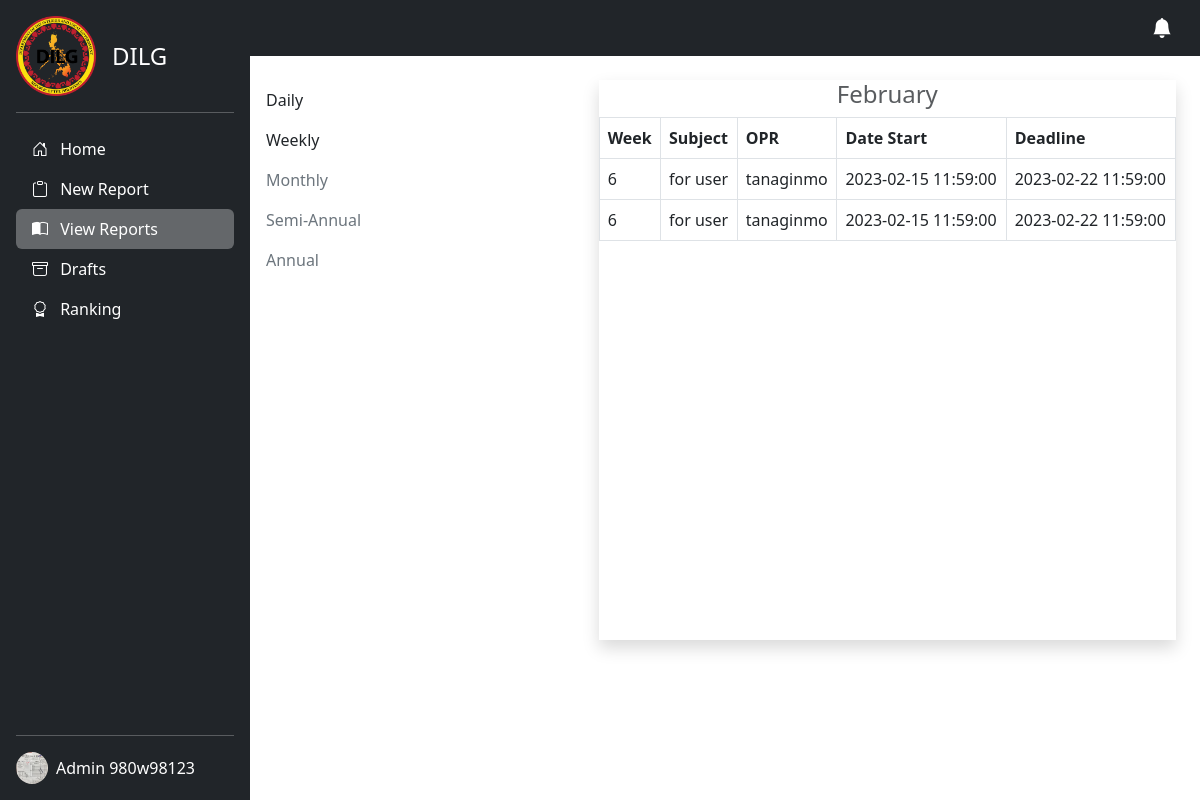
/admin/weekly.php (signed in), run on the app's committed database.
### tables this page shows
CREATE TABLE `users` (
  `id` int(11) NOT NULL,
  `user_type` int(50) NOT NULL,
  `user_id` varchar(50) NOT NULL,
  `email` varchar(50) NOT NULL,
  `password` varchar(255) NOT NULL,
  `first_name` varchar(50) NOT NULL,
  `middle_name` varchar(50) NOT NULL,
  `last_name` varchar(50) NOT NULL,
  `date_of_birth` date NOT NULL,
  `address` varchar(255) NOT NULL,
  `barangay` varchar(50) NOT NULL,
  `barangay_id` varchar(50) NOT NULL,
  `dilg_id` varchar(100) NOT NULL,
  `image` blob NOT NULL,
  `date_time_created` datetime NOT NULL,
  `date_time_updated` datetime NOT NULL
);

CREATE TABLE `reports` (
  `id` int(11) NOT NULL,
  `user_id` varchar(50) NOT NULL,
  `report_id` varchar(50) NOT NULL,
  `from_user` varchar(50) NOT NULL,
  `to_user` varchar(50) NOT NULL,
  `barangay` varchar(10000) NOT NULL,
  `subject` varchar(50) NOT NULL,
  `opr` varchar(100) NOT NULL,
  `message` longtext NOT NULL,
  `duration` varchar(50) NOT NULL,
  `pdf_files` blob NOT NULL,
  `status` int(225) NOT NULL,
  `notif_status` int(11) NOT NULL,
  `date_start` datetime NOT NULL,
  `date_end` datetime NOT NULL,
  `deadline` int(11) NOT NULL,
  `date_created` date NOT NULL,
  `time_created` time NOT NULL,
  `date_updated` date NOT NULL,
  `time_updated` time NOT NULL
);

### admin/weekly.php (the view, shortened to what this page needs)
<?php
include 'images.php';
$user_id = $_SESSION['user_id'];
$report_link = "add-report.php";
$view_link = "reports.php";
$draft_link = "draft.php";
$ranking = "ranking.php";
?>
<!DOCTYPE html>
<html lang="en">
<head>
  <link href="https://cdn.jsdelivr.net/npm/bootstrap@5.3.0-alpha1/dist/css/bootstrap.min.css" rel="stylesheet">
  <link rel="stylesheet" href="https://cdnjs.cloudflare.com/ajax/libs/bootstrap-icons/1.10.3/font/bootstrap-icons.min.css" />
  <link rel="stylesheet" href="../src/css/preloader.css">
</head>
<body>
  <main class="d-flex">
    <div class="d-flex flex-column flex-shrink-0 p-3 text-white bg-dark" style="width: 250px; min-height: 100vh;">
      <a href="/" class="d-flex align-items-center mb-3 mb-md-0 me-md-auto text-white text-decoration-none">
        <img src="../src/img/dilg.png" height="80" alt="">
        <span class="fs-4 ps-3">DILG</span>
      </a>
      <hr>
      <ul class="nav nav-pills flex-column mb-auto">
        <li class="nav-item">
          <a href="index.php" class="nav-link text-white">
            <i class="bi bi-house-door me-2"></i>
            Home
          </a>
        </li>
        <li>
          <a href="<?php echo $report_link ?>" class="nav-link text-white">
            <i class="bi bi-clipboard me-2"></i>
            New Report
          </a>
        </li>
        <li>
          <a href="<?php echo $view_link ?>" class="nav-link text-white active" aria-current="page">
            <i class="bi bi-book-half me-2"></i>
            View Reports
          </a>
        </li>
        <li>
          <a href="<?php echo $draft_link ?>" class="nav-link text-white">
            <i class="bi bi-archive me-2"></i>
            Drafts
          </a>
        </li>
        <li>
          <a href="<?php echo $ranking ?>" class="nav-link text-white">
            <i class="bi bi-award me-2"></i>
            Ranking
          </a>
        </li>
      </ul>
      <hr>
      <div class="dropdown">
        <a href="#" class="d-flex align-items-center text-white text-decoration-none" id="dropdownUser1" data-bs-toggle="dropdown" aria-expanded="false">
          <?php
          $sql_admin = "SELECT * FROM users WHERE user_id = '$user_id'";
          $query_admin = mysqli_query($conn, $sql_admin);
          $admin_row = mysqli_fetch_array($query_admin);
          ?>
          <img src="<?php if (empty($admin_row['image'])) {
                      echo '../src/img/avatar.svg';
                    } else {
                      echo 'admins/' . $admin_row['image'];
                    } ?>" alt="" width="32" height="32" class="rounded-circle me-2">
          <?= $admin_row['first_name'] . ' ' . $admin_row['last_name'] ?>
        </a>
      </div>
    </div>
    <div class="container-fluid p-0">
      <nav class="navbar bg-dark navbar-dark">
        <div class="container">
          <a class="navbar-brand ms-auto" href="#"><i class="bi bi-bell-fill"></i></a>
        </div>
      </nav>
      <div class="row mt-4">
        <div class="col-lg-4">
          <ul class="nav flex-column">
            <li class="nav-item">
              <a class="nav-link text-dark" href="daily.php">Daily</a>
            </li>
            <li class="nav-item">
              <a class="nav-link text-dark" href="weekly.php">Weekly</a>
            </li>
            <li class="nav-item">
              <a class="nav-link text-secondary" href="monthly.php">Monthly</a>
            </li>
            <li class="nav-item">
              <a class="nav-link text-secondary" href="semi-anual.php">Semi-Annual</a>
            </li>
            <li class="nav-item">
              <a class="nav-link text-secondary" href="annualy.php">Annual</a>
            </li>
          </ul>
        </div>
        <div class="col-lg-8">
          <div class="card shadow py-0 mx-4" style="border: none; border-radius: 0; min-height: 35rem;">
            <?php
            $sql = "SELECT *, EXTRACT(week FROM date_created) AS week,
                                EXTRACT(MONTH FROM date_created) AS month
                                FROM reports
                                WHERE duration = 'Weekly'  AND YEAR(date_created) = YEAR(CURDATE()) AND MONTH(date_created) = MONTH(CURDATE())
                                ORDER BY week, date_created ASC";
            $run = mysqli_query($conn, $sql);
            $month = date('F');
            ?>
            <h1 class="text-center text-muted h4"><?php echo $month; ?></h1>
            <table class="table table-bordered">
              <thead>
                <tr>
                  <th>Week</th>
                  <th>Subject</th>
                  <th>OPR</th>
                  <th>Date Start</th>
                  <th>Deadline</th>
                </tr>
              </thead>
              <tbody>
                <?php
                if (mysqli_num_rows($run) > 0) {
                  foreach ($run as $row) {
                ?>
                    <tr>
                      <td><?php echo $row['week'] ?></td>
                      <td><?php echo $row['subject']  ?></td>
                      <td> <?php echo $row['opr'] ?></td>
                      <td> <?php echo $row['date_start'] ?></td>
                      <td> <?php echo $row['date_end'] ?></td>
                    </tr>
                <?php
                  }
                }
                ?>
              </tbody>
            </table>
          </div>
        </div>
      </div>
    </div>
  </main>
</body>
</html>

### admin/weekly.php (style rules this page uses)
body { overflow-x: hidden; }
.active { background: rgba(255, 255, 255, 0.3) !important; }

### data on the page
users: image (picture), first_name "Admin", last_name "980w98123"
reports: week "6", subject "for user", opr "tanaginmo", date_start "2023-02-15 11:59:00", date_end "2023-02-22 11:59:00"
reports: week "6", subject "for user", opr "tanaginmo", date_start "2023-02-15 11:59:00", date_end "2023-02-22 11:59:00"

### other printed values
$month "February"
